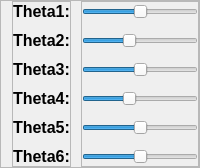
                     <widget class="QFrame" name="frame_15">
                      <property name="sizePolicy">
                       <sizepolicy hsizetype="Expanding" vsizetype="Preferred">
                        <horstretch>0</horstretch>
                        <verstretch>0</verstretch>
                       </sizepolicy>
                      </property>
                      <property name="frameShape">
                       <enum>QFrame::StyledPanel</enum>
                      </property>
                      <property name="frameShadow">
                       <enum>QFrame::Raised</enum>
                      </property>
                      <layout class="QHBoxLayout" name="horizontalLayout_26">
                       <property name="spacing">
                        <number>10</number>
                       </property>
                       <property name="topMargin">
                        <number>0</number>
                       </property>
                       <property name="rightMargin">
                        <number>0</number>
                       </property>
                       <property name="bottomMargin">
                        <number>0</number>
                       </property>
                       <item>
                        <widget class="QFrame" name="frame_19">
                         <property name="frameShape">
                          <enum>QFrame::StyledPanel</enum>
                         </property>
                         <property name="frameShadow">
                          <enum>QFrame::Raised</enum>
                         </property>
                         <layout class="QVBoxLayout" name="verticalLayout_26">
                          <property name="spacing">
                           <number>10</number>
                          </property>
                          <property name="leftMargin">
                           <number>0</number>
                          </property>
                          <property name="topMargin">
                           <number>0</number>
                          </property>
                          <property name="rightMargin">
                           <number>0</number>
                          </property>
                          <property name="bottomMargin">
                           <number>0</number>
                          </property>
                          <item>
                           <widget class="QLabel" name="label_24">
                            <property name="maximumSize">
                             <size>
                              <width>60</width>
                              <height>30</height>
                             </size>
                            </property>
                            <property name="font">
                             <font>
                              <family>Arial</family>
                              <pointsize>12</pointsize>
                              <weight>75</weight>
                              <bold>true</bold>
                             </font>
                            </property>
                            <property name="text">
                             <string>Theta1:</string>
                            </property>
                           </widget>
                          </item>
                          <item>
                           <widget class="QLabel" name="label_25">
                            <property name="maximumSize">
                             <size>
                              <width>60</width>
                              <height>30</height>
                             </size>
                            </property>
                            <property name="font">
                             <font>
                              <family>Arial</family>
                              <pointsize>12</pointsize>
                              <weight>75</weight>
                              <bold>true</bold>
                             </font>
                            </property>
                            <property name="text">
                             <string>Theta2:</string>
                            </property>
                           </widget>
                          </item>
                          <item>
                           <widget class="QLabel" name="label_26">
                            <property name="maximumSize">
                             <size>
                              <width>60</width>
                              <height>30</height>
                             </size>
                            </property>
                            <property name="font">
                             <font>
                              <family>Arial</family>
                              <pointsize>12</pointsize>
                              <weight>75</weight>
                              <bold>true</bold>
                             </font>
                            </property>
                            <property name="text">
                             <string>Theta3:</string>
                            </property>
                           </widget>
                          </item>
                          <item>
                           <widget class="QLabel" name="label_27">
                            <property name="maximumSize">
                             <size>
                              <width>60</width>
                              <height>30</height>
                             </size>
                            </property>
                            <property name="font">
                             <font>
                              <family>Arial</family>
                              <pointsize>12</pointsize>
                              <weight>75</weight>
                              <bold>true</bold>
                             </font>
                            </property>
                            <property name="text">
                             <string>Theta4:</string>
                            </property>
                           </widget>
                          </item>
                          <item>
                           <widget class="QLabel" name="label_28">
                            <property name="maximumSize">
                             <size>
                              <width>60</width>
                              <height>30</height>
                             </size>
                            </property>
                            <property name="font">
                             <font>
                              <family>Arial</family>
                              <pointsize>12</pointsize>
                              <weight>75</weight>
                              <bold>true</bold>
                             </font>
                            </property>
                            <property name="text">
                             <string>Theta5:</string>
                            </property>
                           </widget>
                          </item>
                          <item>
                           <widget class="QLabel" name="label_30">
                            <property name="maximumSize">
                             <size>
                              <width>60</width>
                              <height>30</height>
                             </size>
                            </property>
                            <property name="font">
                             <font>
                              <family>Arial</family>
                              <pointsize>12</pointsize>
                              <weight>75</weight>
                              <bold>true</bold>
                             </font>
                            </property>
                            <property name="text">
                             <string>Theta6:</string>
                            </property>
                           </widget>
                          </item>
                         </layout>
                        </widget>
                       </item>
                       <item>
                        <widget class="QFrame" name="frame_20">
                         <property name="sizePolicy">
                          <sizepolicy hsizetype="Preferred" vsizetype="Preferred">
                           <horstretch>0</horstretch>
                           <verstretch>0</verstretch>
                          </sizepolicy>
                         </property>
                         <property name="frameShape">
                          <enum>QFrame::StyledPanel</enum>
                         </property>
                         <property name="frameShadow">
                          <enum>QFrame::Raised</enum>
                         </property>
                         <layout class="QVBoxLayout" name="verticalLayout_28">
                          <property name="spacing">
                           <number>10</number>
                          </property>
                          <property name="leftMargin">
                           <number>0</number>
                          </property>
                          <property name="topMargin">
                           <number>0</number>
                          </property>
                          <property name="rightMargin">
                           <number>0</number>
                          </property>
                          <property name="bottomMargin">
                           <number>0</number>
                          </property>
                          <item>
                           <widget class="QSlider" name="slider_t1">
                            <property name="maximumSize">
                             <size>
                              <width>300</width>
                              <height>30</height>
                             </size>
                            </property>
                            <property name="minimum">
                             <number>-4500</number>
                            </property>
                            <property name="maximum">
                             <number>4500</number>
                            </property>
                            <property name="orientation">
                             <enum>Qt::Horizontal</enum>
                            </property>
                           </widget>
                          </item>
                          <item>
                           <widget class="QSlider" name="slider_t2">
                            <property name="maximumSize">
                             <size>
                              <width>300</width>
                              <height>30</height>
                             </size>
                            </property>
                            <property name="minimum">
                             <number>-3000</number>
                            </property>
                            <property name="maximum">
                             <number>4500</number>
                            </property>
                            <property name="orientation">
                             <enum>Qt::Horizontal</enum>
                            </property>
                           </widget>
                          </item>
                          <item>
                           <widget class="QSlider" name="slider_t3">
                            <property name="maximumSize">
                             <size>
                              <width>300</width>
                              <height>30</height>
                             </size>
                            </property>
                            <property name="minimum">
                             <number>-4500</number>
                            </property>
                            <property name="maximum">
                             <number>4500</number>
                            </property>
                            <property name="orientation">
                             <enum>Qt::Horizontal</enum>
                            </property>
                           </widget>
                          </item>
                          <item>
                           <widget class="QSlider" name="slider_t4">
                            <property name="maximumSize">
                             <size>
                              <width>300</width>
                              <height>30</height>
                             </size>
                            </property>
                            <property name="minimum">
                             <number>-3000</number>
                            </property>
                            <property name="maximum">
                             <number>4500</number>
                            </property>
                            <property name="orientation">
                             <enum>Qt::Horizontal</enum>
                            </property>
                           </widget>
                          </item>
                          <item>
                           <widget class="QSlider" name="slider_t5">
                            <property name="maximumSize">
                             <size>
                              <width>300</width>
                              <height>30</height>
                             </size>
                            </property>
                            <property name="minimum">
                             <number>-4500</number>
                            </property>
                            <property name="maximum">
                             <number>4500</number>
                            </property>
                            <property name="orientation">
                             <enum>Qt::Horizontal</enum>
                            </property>
                           </widget>
                          </item>
                          <item>
                           <widget class="QSlider" name="slider_t6">
                            <property name="maximumSize">
                             <size>
                              <width>300</width>
                              <height>30</height>
                             </size>
                            </property>
                            <property name="minimum">
                             <number>-4500</number>
                            </property>
                            <property name="maximum">
                             <number>4500</number>
                            </property>
                            <property name="orientation">
                             <enum>Qt::Horizontal</enum>
                            </property>
                           </widget>
                          </item>
                         </layout>
                        </widget>
                       </item>
                      </layout>
                     </widget>
